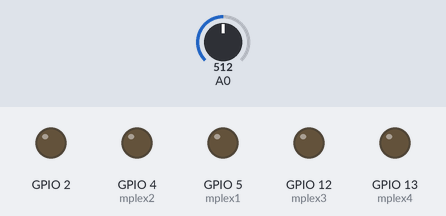
A sketch run on a simulated ESP8266 (NodeMCU). Parts: output pins drawn as LEDs (lit = HIGH). The test bench sets the inputs (shaded band); at power-on: A0 = 512. WiFi joins after 1.5 s; servers stay silent unless stated; no MQTT or app messages arrive unless stated; what the sketch prints to the serial monitor is not drawn.

Above: at 0.0 s.
At 2.4 s:
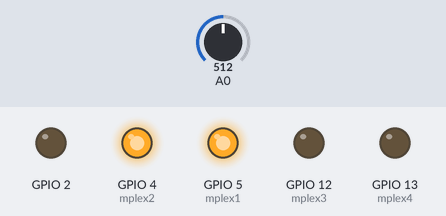
Timing chart, 0 to 3.9 s (numbered marks = the images above):
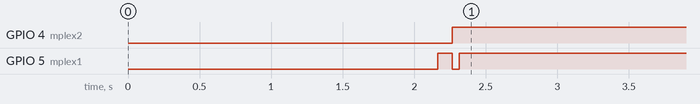

Measured:
- by itself, GPIO 4 (mplex2): LOW → HIGH at 2.3 s
- by itself, GPIO 5 (mplex1): LOW → HIGH at 2.2 s, → LOW 0.10 s later, → HIGH 0.05 s later

The sketch:

sensor.ino
```cpp
#include <ESP8266WiFi.h>        // Include the Wi-Fi library
#include "secrets.h"
#include <PubSubClient.h>
#include <ArduinoJson.h>

// Edit Parameters
// For Plant Sensors add the Plant name
// For Group Sensors add NULL as name

//Parameters

const char* PlantGroup = "Living_Room_";

// Sensor 1 Struct //

struct sensor
{
  const bool avail;
  float value;
  const int index;
};
const int mplex1 = 5 ;
const int mplex2 = 4 ;
const int mplex3 = 12 ;
const int mplex4 = 13 ;


struct sensor sensor0{true ,NULL,0};
struct sensor sensor1{true ,NULL,1};
struct sensor sensor2{true ,NULL,2};
struct sensor sensor3{true ,NULL,3};
struct sensor sensor4{false ,NULL,4};

//Plant Name Group equals group sensor //

// Sensor 2

// Sensor 2 end

WiFiClient espClient;
PubSubClient client(espClient);
unsigned long lastMsg = 0;
#define MSG_BUFFER_SIZE (50)
char msg[MSG_BUFFER_SIZE];
int value = 0;

void setup() {
  Serial.begin(115200);         // Start the Serial communication to send messages to the computer
  delay(10);
  Serial.println('\n');

  WiFi.begin(SSID, PASSWORD);             // Connect to the network
  Serial.print("Connecting to ");
  Serial.print(SSID); Serial.println(" ...");
  WiFi.mode(WIFI_STA);


  int i = 0;
  while (WiFi.status() != WL_CONNECTED) { // Wait for the Wi-Fi to connect
    delay(1000);
    Serial.print(++i); Serial.print(' ');
  }

  Serial.println('\n');
  Serial.println("Connection established!");
  Serial.print("IP address:\t");
  Serial.println(WiFi.localIP());         // Send the IP address of the ESP8266 to the computer
  pinMode(BUILTIN_LED, OUTPUT);     // Initialize the BUILTIN_LED pin as an output
  client.setServer(MQTTBROKER, 1883);
  pinMode(14,INPUT);
  pinMode(2, OUTPUT);
  pinMode(5, OUTPUT);
  pinMode(4, OUTPUT);
  pinMode(12, OUTPUT);
  pinMode(13, OUTPUT);
  digitalWrite(2,LOW);
  digitalWrite(5,LOW);
  digitalWrite(4,LOW);
  digitalWrite(12,LOW);
  digitalWrite(13,LOW);

}


void loop() {


    // Serial.println(Sensorvalue);
    //Serial.print(sensor1.Plant);
      while (!client.connected()) {
    Serial.print("Attempting MQTT connection...");
    // Attempt to connect
    if (client.connect("arduinoClient")) {
      Serial.println("connected");
  // print out the value you read:
    StaticJsonDocument<500> doc;
    doc["Plant_Group"] = PlantGroup;
    JsonArray sensor = doc.createNestedArray("sensor");
    if (sensor0.avail == true) {
        multiplex(LOW,LOW,LOW,LOW);
        delay(50);
        sensor0.value = analogRead(A0);
        JsonObject sensor_0 = sensor.createNestedObject();
        sensor_0["index"] = sensor0.index;
        sensor_0["value"] = sensor0.value;
        delay(50);
    }
    if (sensor1.avail == true) {
        multiplex(HIGH,LOW,LOW,LOW);
        delay(50);
        sensor1.value = analogRead(A0);
        JsonObject sensor_1 = sensor.createNestedObject();
        sensor_1["index"] = sensor1.index;
        sensor_1["value"] = sensor1.value;
        delay(50);
    }
    if (sensor2.avail == true) {
        multiplex(LOW,HIGH,LOW,LOW);
        delay(50);
        sensor2.value = analogRead(A0);
        JsonObject sensor_2 = sensor.createNestedObject();
        sensor_2["index"] = sensor2.index;
        sensor_2["value"] = sensor2.value;
    }
    if (sensor3.avail == true) {
        multiplex(HIGH,HIGH,LOW,LOW);
        delay(50);
        sensor3.value = analogRead(A0);
        JsonObject sensor_3 = sensor.createNestedObject();
        sensor_3["index"] = sensor3.index;
        sensor_3["value"] = sensor3.value;
    }
    if (sensor4.avail == true) {
        multiplex(LOW,LOW,HIGH,LOW);
        delay(50);
        sensor4.value = analogRead(A0);
        JsonObject sensor_4 = sensor.createNestedObject();
        sensor_4["index"] = sensor4.index;
        sensor_4["value"] = sensor4.value;
    }
    char buffer[256];
    serializeJson(doc, buffer);
    Serial.println(buffer);
    client.publish("Plants", buffer);
    // Add Additional Sensor Readings Here
    } else {
      Serial.print("failed, rc=");
      Serial.print(client.state());
      Serial.println(" try again in 5 seconds");
      // Wait 5 seconds before retrying
      delay(500);
    }
  }
}

void multiplex(int pin1,int pin2,int pin3,int pin4){
    digitalWrite(mplex1,pin1);
    digitalWrite(mplex2,pin2);
    digitalWrite(mplex3,pin3);
    digitalWrite(mplex4,pin4);
}
```

secrets.h
```cpp
const char* SSID     = "NETWORK NAME";         // The SSID (name) of the Wi-Fi network you want to connect to
const char* PASSWORD = "PASSWORD";     // The password of the Wi-Fi network
const char* MQTTBROKER = "192.168.0.26";
```
